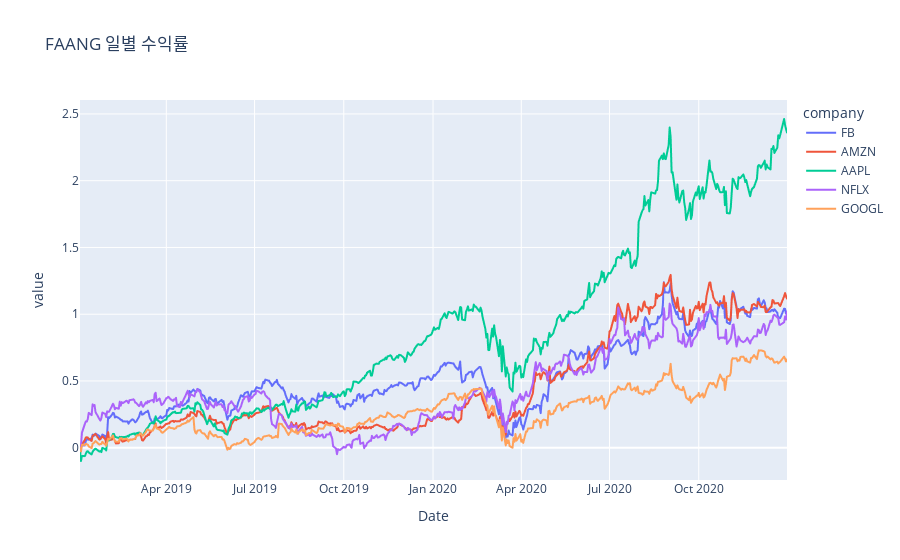

Notebook code cell kept with this figure:
### Code cell
px.line(df_ratio, title='FAANG 일별 수익률')

### Figure 1 — Plotly figure (JSON) as saved in the notebook; plotly's stock layout.template omitted (floating-point values rounded to 4 significant figures; data arrays with more than 128 entries replaced by an {"elided": "..."} marker saying what was removed)
{"data": [{"hovertemplate": "company=FB<br>Date=%{x}<br>value=%{y}<extra></extra>", "legendgroup": "FB", "line": {"color": "#636efa", "dash": "solid"}, "marker": {"symbol": "circle"}, "mode": "lines", "name": "FB", "showlegend": true, "type": "scattergl", "x": {"elided": "505 str values"}, "xaxis": "x", "y": {"elided": "505 float values"}, "yaxis": "y"}, {"hovertemplate": "company=AMZN<br>Date=%{x}<br>value=%{y}<extra></extra>", "legendgroup": "AMZN", "line": {"color": "#EF553B", "dash": "solid"}, "marker": {"symbol": "circle"}, "mode": "lines", "name": "AMZN", "showlegend": true, "type": "scattergl", "x": {"elided": "505 str values"}, "xaxis": "x", "y": {"elided": "505 float values"}, "yaxis": "y"}, {"hovertemplate": "company=AAPL<br>Date=%{x}<br>value=%{y}<extra></extra>", "legendgroup": "AAPL", "line": {"color": "#00cc96", "dash": "solid"}, "marker": {"symbol": "circle"}, "mode": "lines", "name": "AAPL", "showlegend": true, "type": "scattergl", "x": {"elided": "505 str values"}, "xaxis": "x", "y": {"elided": "505 float values"}, "yaxis": "y"}, {"hovertemplate": "company=NFLX<br>Date=%{x}<br>value=%{y}<extra></extra>", "legendgroup": "NFLX", "line": {"color": "#ab63fa", "dash": "solid"}, "marker": {"symbol": "circle"}, "mode": "lines", "name": "NFLX", "showlegend": true, "type": "scattergl", "x": {"elided": "505 str values"}, "xaxis": "x", "y": {"elided": "505 float values"}, "yaxis": "y"}, {"hovertemplate": "company=GOOGL<br>Date=%{x}<br>value=%{y}<extra></extra>", "legendgroup": "GOOGL", "line": {"color": "#FFA15A", "dash": "solid"}, "marker": {"symbol": "circle"}, "mode": "lines", "name": "GOOGL", "showlegend": true, "type": "scattergl", "x": {"elided": "505 str values"}, "xaxis": "x", "y": {"elided": "505 float values"}, "yaxis": "y"}], "layout": {"legend": {"title": {"text": "company"}, "tracegroupgap": 0}, "title": {"text": "FAANG 일별 수익률"}, "xaxis": {"anchor": "y", "domain": [0, 1], "title": {"text": "Date"}}, "yaxis": {"anchor": "x", "domain": [0, 1], "title": {"text": "value"}}}}
